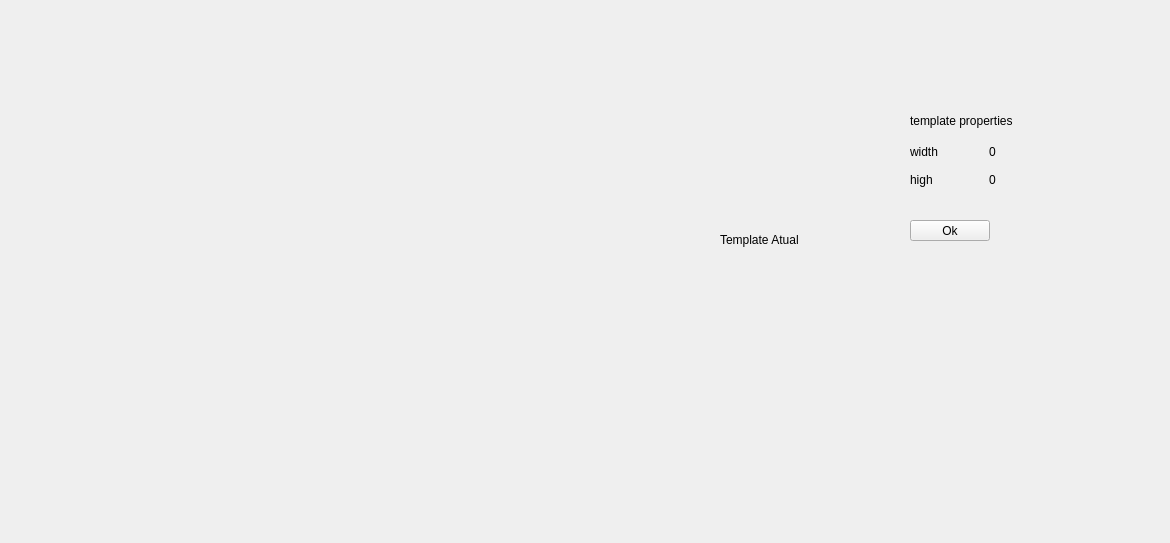
<?xml version="1.0" encoding="UTF-8"?>
<ui version="4.0">
 <class>TemplateSensorConfigWindows</class>
 <widget class="QWidget" name="TemplateSensorConfigWindows">
  <property name="geometry">
   <rect>
    <x>0</x>
    <y>0</y>
    <width>1170</width>
    <height>543</height>
   </rect>
  </property>
  <property name="windowTitle">
   <string>Form</string>
  </property>
  <widget class="QLabel" name="templateImg">
   <property name="geometry">
    <rect>
     <x>700</x>
     <y>80</y>
     <width>151</width>
     <height>141</height>
    </rect>
   </property>
   <property name="autoFillBackground">
    <bool>true</bool>
   </property>
   <property name="text">
    <string/>
   </property>
  </widget>
  <widget class="QLabel" name="templateInfoLabel">
   <property name="geometry">
    <rect>
     <x>720</x>
     <y>230</y>
     <width>91</width>
     <height>20</height>
    </rect>
   </property>
   <property name="text">
    <string>Template Atual</string>
   </property>
  </widget>
  <widget class="QPushButton" name="okButtom">
   <property name="geometry">
    <rect>
     <x>910</x>
     <y>220</y>
     <width>80</width>
     <height>21</height>
    </rect>
   </property>
   <property name="text">
    <string>Ok</string>
   </property>
  </widget>
  <widget class="QLabel" name="label">
   <property name="geometry">
    <rect>
     <x>910</x>
     <y>110</y>
     <width>131</width>
     <height>21</height>
    </rect>
   </property>
   <property name="text">
    <string>template properties</string>
   </property>
  </widget>
  <widget class="QWidget" name="layoutWidget">
   <property name="geometry">
    <rect>
     <x>910</x>
     <y>140</y>
     <width>151</width>
     <height>51</height>
    </rect>
   </property>
   <layout class="QVBoxLayout" name="verticalLayout">
    <item>
     <layout class="QHBoxLayout" name="horizontalLayout">
      <item>
       <widget class="QLabel" name="label_3">
        <property name="text">
         <string>width</string>
        </property>
       </widget>
      </item>
      <item>
       <widget class="QLabel" name="widthValue">
        <property name="text">
         <string>0</string>
        </property>
       </widget>
      </item>
     </layout>
    </item>
    <item>
     <layout class="QHBoxLayout" name="horizontalLayout_2">
      <item>
       <widget class="QLabel" name="label_4">
        <property name="text">
         <string>high</string>
        </property>
       </widget>
      </item>
      <item>
       <widget class="QLabel" name="highValue">
        <property name="text">
         <string>0</string>
        </property>
       </widget>
      </item>
     </layout>
    </item>
   </layout>
  </widget>
  <widget class="QLabel" name="inputImg">
   <property name="geometry">
    <rect>
     <x>50</x>
     <y>40</y>
     <width>640</width>
     <height>480</height>
    </rect>
   </property>
   <property name="autoFillBackground">
    <bool>true</bool>
   </property>
   <property name="text">
    <string/>
   </property>
  </widget>
 </widget>
 <resources/>
 <connections/>
</ui>
